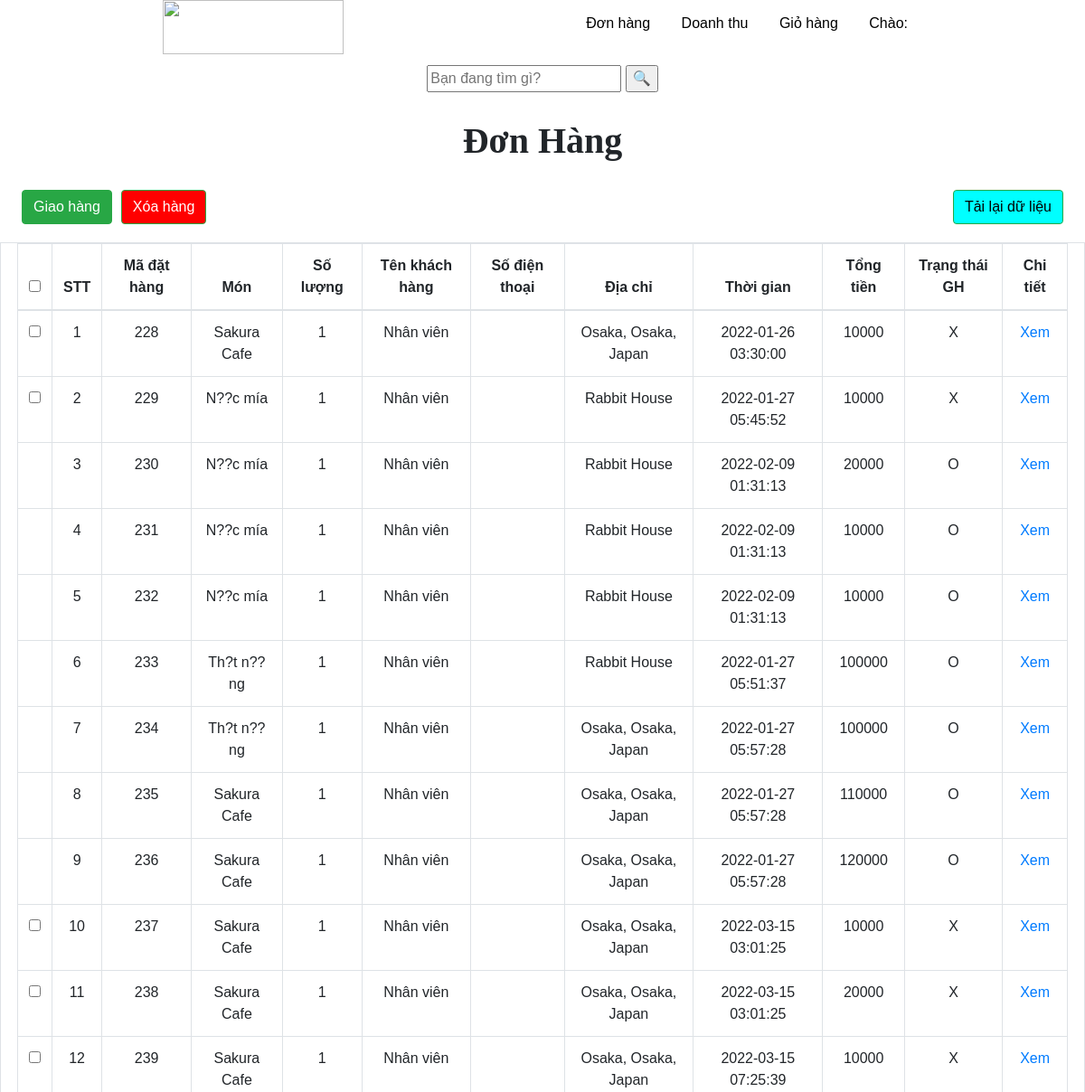
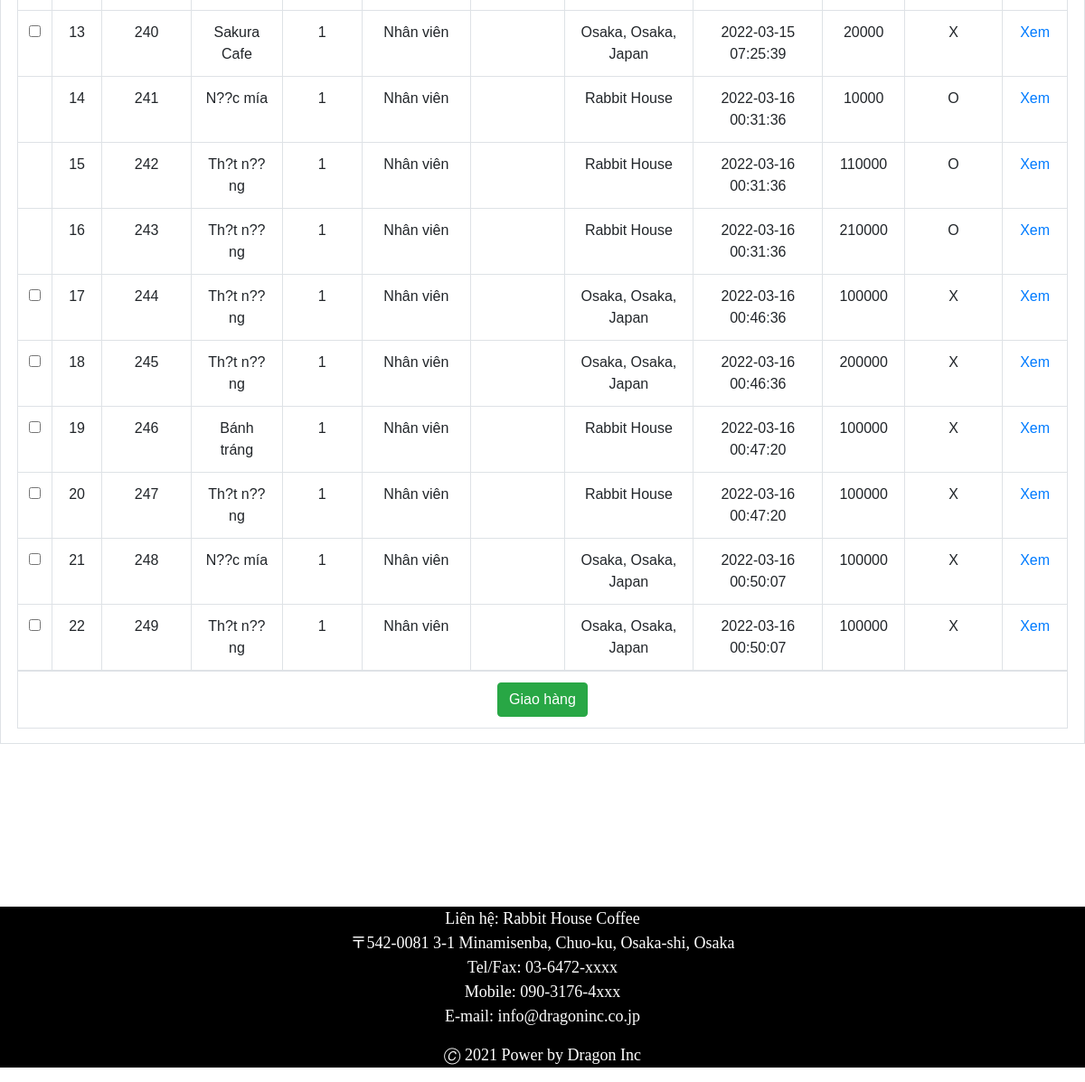
Page /NhanVien/donhang.php (signed in) on the committed database (2 pictures, top to bottom).
### tables this page shows
CREATE TABLE `tblchitiethd` (
  `idChiTiet` int(11) NOT NULL,
  `idKhachhang` int(11) DEFAULT NULL,
  `tongSL` int(11) NOT NULL,
  `tongTien` int(11) NOT NULL,
  `ngayThang` timestamp NOT NULL DEFAULT current_timestamp() ON UPDATE current_timestamp(),
  `diaChiGH` text DEFAULT NULL,
  `daGH` text DEFAULT NULL,
  `idMon` int(11) DEFAULT NULL,
  `idStaff` int(11) DEFAULT NULL
);

CREATE TABLE `tblmon` (
  `idMon` int(11) NOT NULL,
  `tenMon` text NOT NULL,
  `gia` double NOT NULL,
  `idLoai` int(11) NOT NULL,
  `hinhAnh` text DEFAULT NULL,
  `moTa` text DEFAULT NULL,
  `goiY` float DEFAULT NULL,
  `conHang` text NOT NULL
);

### NhanVien/donhang.php (the view, shortened to what this page needs)
<!DOCTYPE html>
<html lang="en">
<head>
    <link rel="stylesheet" type="text/css" href="../css/style2.css?" />
    <link rel="stylesheet" href="https://cdnjs.cloudflare.com/ajax/libs/jqueryui/1.12.1/jquery-ui.css" />
    <link href="https://stackpath.bootstrapcdn.com/bootstrap/4.3.1/css/bootstrap.min.css" rel="stylesheet">
</head>
<body>
    <header>
        <?php include "./header.php"; ?>
            <div> <br /><br /><br />
                <div align="center">
                    <form action="donhang.php" method="GET">
                        <input id="searchbar" name="txtsearchMon" type="text" placeholder="Bạn đang tìm gì?">
                        <input type="submit" name="timKiem" value="🔍" title="Tìm kiếm">
                    </form>
                </div>
                <br />
            </div>
    </header>
    <section id="info" align="center">
        <form method="post" action="donhang.php">
            <span>Đơn Hàng</span><br />
            <button type="submit" class="btn btn-success" name="giaohang" style="margin-bottom: 20px; float: left; margin-left: 2%;">Giao hàng</button>
            <button type="submit" class="btn btn-success" name="xoahang" style="margin-bottom: 20px; background-color: red; float: left; margin-left: 10px">Xóa hàng</button>
            <button onClick="window.location.reload();" class="btn btn-success" style="margin-bottom: 20px; float: right; margin-right: 2%; background-color: aqua; color: black">Tải lại dữ liệu</button>
            <div class="table-responsive table-bordered">
                <table class="table" style="width: 97%;" align="center">
                    <thead>
                        <tr>
                            <th><input type="checkbox" name="checkbox" class="chk_box" onClick="toggle(this)"></th>
                            <th>STT</th>
                            <th>Mã đặt hàng</th>
                            <th>Món</th>
                            <th>Số lượng</th>
                            <th>Tên khách hàng</th>
                            <th>Số điện thoại</th>
                            <th>Địa chỉ</th>
                            <th>Thời gian</th>
                            <th>Tổng tiền</th>
                            <th>Trạng thái GH</th>
                            <th>Chi tiết</th>
                        </tr>
                    </thead>
                    <tbody>
                        <?php
                        include("../include/connect.inc");
                        $sql        =    "select * from tblchitiethd";
                        $rs         =    mysqli_query($conn, $sql);
                        $i            =    1;
                        while ($row = mysqli_fetch_array($rs)) {
                            $idChiTiet = $row["idChiTiet"];
                            $idMon = $row["idMon"];
                            $status = $row["daGH"];
                            $soLuong = $row["tongSL"];
                            if ($status == "O") {
                                $check = "none";
                            } else $check = "true";
                            $idKH = $row["idKhachhang"];
                            $idStaff = $row["idStaff"];
                            if ($idKH != null && $idStaff == null) {
                                $sql1 = "select * from tblkhachhang where idKhachhang = $idKH";
                                $rs1 = mysqli_query($conn, $sql1);
                                while ($row1 = mysqli_fetch_array($rs1)) {
                                    $tenKH = $row1["tenKH"];
                                    $sdtKH = $row1["SDT"];
                                }
                            } else {
                                $tenKH = "Nhân viên";
                                $sdtKH = "";
                            }
                            $sql7 = "select * from tblmon where idMon = $idMon";
                            $rs7 = mysqli_query($conn, $sql7);
                            while ($row7 = mysqli_fetch_array($rs7)) {
                                $mon = $row7["tenMon"];
                            }
                            echo " <tr>
                                        <td><input type='checkbox' class='chk_box1' style=\"display: $check\" name='check_list[]' value='" . $row["idChiTiet"] . "'></td>
                                        <td>$i</td>
                                        <td>" . $idChiTiet . "</td>
                                        <td>" . $mon . "</td>
                                        <td>" . $soLuong . "</td>
                                        <td>" . $tenKH . "</td>
                                        <td>" . $sdtKH . "</td>
                                        <td>" . $row["diaChiGH"] . "</td>
                                        <td>" . $row["ngayThang"] . "</td>
                                        <td>" . $row["tongTien"] . "</td>
                                        <td>" . $status . "</td>
                                        <td><a href='chitietdonhang.php?id=" . $idChiTiet . "'>Xem</a></td>
                                      </tr>";
                            $i++;
                        }
                        ?>
                    </tbody>
                    <tr>
                        <td colspan="12">
                        <button type="submit" class="btn btn-success" name="giaohang">Giao hàng</button>
                        </td>
                    </tr>
                </table>
            </div>
        </form>
    </section>
    <div style="padding-top: 15%;">
        <footer>
           <div style="text-align: center;">
        <p>Liên hệ: Rabbit House Coffee<br />
          〒542-0081 3-1 Minamisenba, Chuo-ku, Osaka-shi, Osaka<br />
          Tel/Fax: 03-6472-xxxx<br />
          Mobile: 090-3176-4xxx<br />
          E-mail: info@dragoninc.co.jp</p>
        <p>🄫 2021 Power by Dragon Inc</p>
      </div>
        </footer>
    </div>
</body>
</html>

### css/style2.css (style rules this page uses)
#info span { text-align: center; display: block; margin-left: auto; margin-right: auto; font-family: 'Times New Roman', Times, serif; font-size: 40px; font-weight: bold; }
footer { background-color: #000; }
footer p { color: #fff; font-family: 'Times New Roman', Times, serif; font-size: 18px; }

### NhanVien/donhang.php (style rules this page uses)
* { box-sizing: border-box }
body { font-family: Verdana, sans-serif; margin: 0 }

### rows in the picture
tblchitiethd: idChiTiet "228", idMon.tenMon "Sakura Cafe", tongSL "1", tenKH "Nhân viên", diaChiGH "Osaka, Osaka, Japan", ngayThang "2022-01-26 03:30:00", tongTien "10000", daGH "X"
tblchitiethd: idChiTiet "229", idMon.tenMon "N??c mía", tongSL "1", tenKH "Nhân viên", diaChiGH "Rabbit House", ngayThang "2022-01-27 05:45:52", tongTien "10000", daGH "X"
tblchitiethd: idChiTiet "230", idMon.tenMon "N??c mía", tongSL "1", tenKH "Nhân viên", diaChiGH "Rabbit House", ngayThang "2022-02-09 01:31:13", tongTien "20000", daGH "O"
tblchitiethd: idChiTiet "231", idMon.tenMon "N??c mía", tongSL "1", tenKH "Nhân viên", diaChiGH "Rabbit House", ngayThang "2022-02-09 01:31:13", tongTien "10000", daGH "O"
tblchitiethd: idChiTiet "232", idMon.tenMon "N??c mía", tongSL "1", tenKH "Nhân viên", diaChiGH "Rabbit House", ngayThang "2022-02-09 01:31:13", tongTien "10000", daGH "O"
tblchitiethd: idChiTiet "233", idMon.tenMon "Th?t n??ng", tongSL "1", tenKH "Nhân viên", diaChiGH "Rabbit House", ngayThang "2022-01-27 05:51:37", tongTien "100000", daGH "O"
tblchitiethd: idChiTiet "234", idMon.tenMon "Th?t n??ng", tongSL "1", tenKH "Nhân viên", diaChiGH "Osaka, Osaka, Japan", ngayThang "2022-01-27 05:57:28", tongTien "100000", daGH "O"
tblchitiethd: idChiTiet "235", idMon.tenMon "Sakura Cafe", tongSL "1", tenKH "Nhân viên", diaChiGH "Osaka, Osaka, Japan", ngayThang "2022-01-27 05:57:28", tongTien "110000", daGH "O"
tblchitiethd: idChiTiet "236", idMon.tenMon "Sakura Cafe", tongSL "1", tenKH "Nhân viên", diaChiGH "Osaka, Osaka, Japan", ngayThang "2022-01-27 05:57:28", tongTien "120000", daGH "O"
tblchitiethd: idChiTiet "237", idMon.tenMon "Sakura Cafe", tongSL "1", tenKH "Nhân viên", diaChiGH "Osaka, Osaka, Japan", ngayThang "2022-03-15 03:01:25", tongTien "10000", daGH "X"
tblchitiethd: idChiTiet "238", idMon.tenMon "Sakura Cafe", tongSL "1", tenKH "Nhân viên", diaChiGH "Osaka, Osaka, Japan", ngayThang "2022-03-15 03:01:25", tongTien "20000", daGH "X"
tblchitiethd: idChiTiet "239", idMon.tenMon "Sakura Cafe", tongSL "1", tenKH "Nhân viên", diaChiGH "Osaka, Osaka, Japan", ngayThang "2022-03-15 07:25:39", tongTien "10000", daGH "X"
tblchitiethd: idChiTiet "240", idMon.tenMon "Sakura Cafe", tongSL "1", tenKH "Nhân viên", diaChiGH "Osaka, Osaka, Japan", ngayThang "2022-03-15 07:25:39", tongTien "20000", daGH "X"
tblchitiethd: idChiTiet "241", idMon.tenMon "N??c mía", tongSL "1", tenKH "Nhân viên", diaChiGH "Rabbit House", ngayThang "2022-03-16 00:31:36", tongTien "10000", daGH "O"
tblchitiethd: idChiTiet "242", idMon.tenMon "Th?t n??ng", tongSL "1", tenKH "Nhân viên", diaChiGH "Rabbit House", ngayThang "2022-03-16 00:31:36", tongTien "110000", daGH "O"
tblchitiethd: idChiTiet "243", idMon.tenMon "Th?t n??ng", tongSL "1", tenKH "Nhân viên", diaChiGH "Rabbit House", ngayThang "2022-03-16 00:31:36", tongTien "210000", daGH "O"
tblchitiethd: idChiTiet "244", idMon.tenMon "Th?t n??ng", tongSL "1", tenKH "Nhân viên", diaChiGH "Osaka, Osaka, Japan", ngayThang "2022-03-16 00:46:36", tongTien "100000", daGH "X"
tblchitiethd: idChiTiet "245", idMon.tenMon "Th?t n??ng", tongSL "1", tenKH "Nhân viên", diaChiGH "Osaka, Osaka, Japan", ngayThang "2022-03-16 00:46:36", tongTien "200000", daGH "X"
tblchitiethd: idChiTiet "246", idMon.tenMon "Bánh tráng", tongSL "1", tenKH "Nhân viên", diaChiGH "Rabbit House", ngayThang "2022-03-16 00:47:20", tongTien "100000", daGH "X"
tblchitiethd: idChiTiet "247", idMon.tenMon "Th?t n??ng", tongSL "1", tenKH "Nhân viên", diaChiGH "Rabbit House", ngayThang "2022-03-16 00:47:20", tongTien "100000", daGH "X"
tblchitiethd: idChiTiet "248", idMon.tenMon "N??c mía", tongSL "1", tenKH "Nhân viên", diaChiGH "Osaka, Osaka, Japan", ngayThang "2022-03-16 00:50:07", tongTien "100000", daGH "X"
tblchitiethd: idChiTiet "249", idMon.tenMon "Th?t n??ng", tongSL "1", tenKH "Nhân viên", diaChiGH "Osaka, Osaka, Japan", ngayThang "2022-03-16 00:50:07", tongTien "100000", daGH "X"
